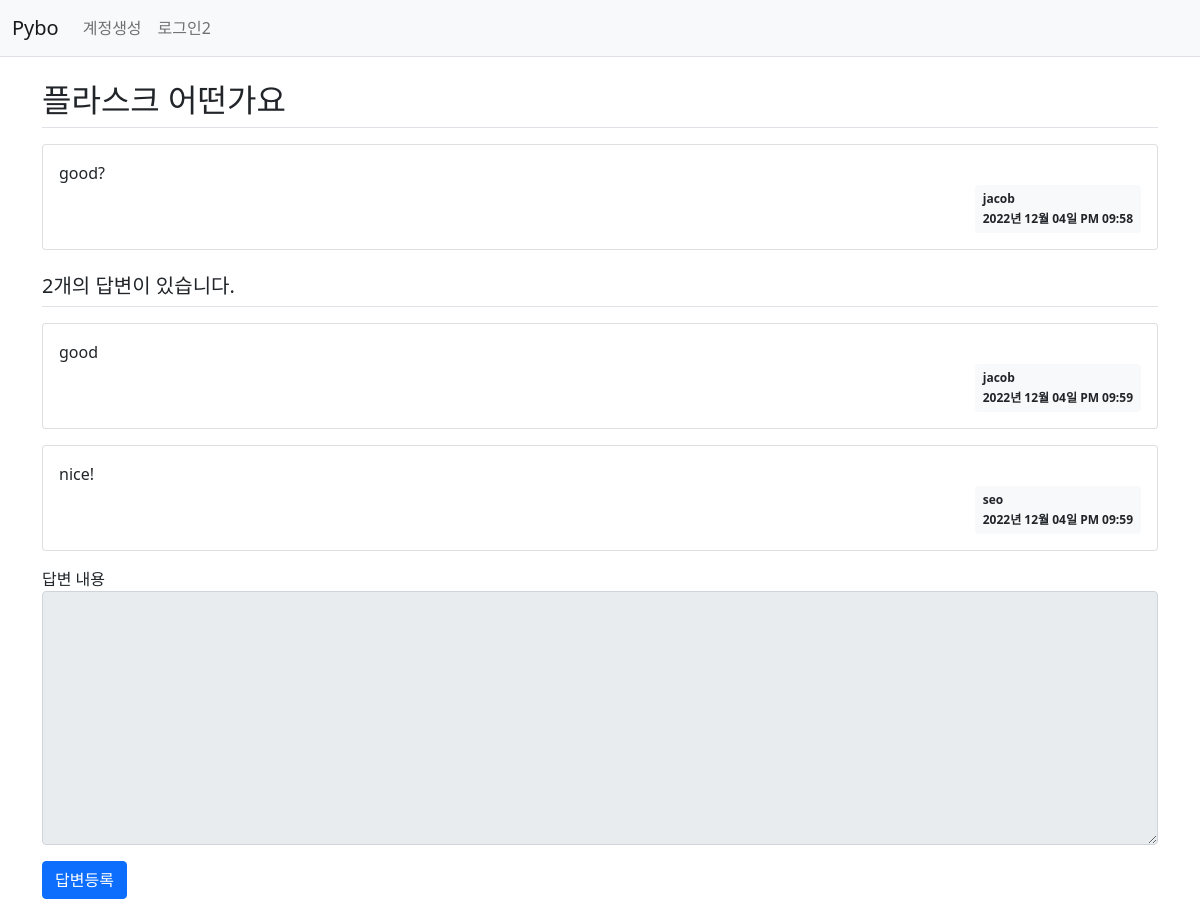
The app's page /question/detail/1/ with its own data.
### pybo/models.py (models this page shows)
class Question(db.Model):
    id = db.Column(db.Integer, primary_key=True)
    subject = db.Column(db.String(200), nullable=False)
    content = db.Column(db.Text(), nullable=False)
    create_date = db.Column(db.DateTime(), nullable=False)
    user_id = db.Column(db.Integer, db.ForeignKey('user.id', ondelete='CASCADE'), nullable=False)
    user = db.relationship('User', backref=db.backref('question_set'))
    modify_date = db.Column(db.DateTime(), nullable=True)

class User(db.Model):
    id = db.Column(db.Integer, primary_key=True)
    username = db.Column(db.String(150), unique=True, nullable=False)
    password = db.Column(db.String(200), nullable=False)
    email = db.Column(db.String(120), unique=True, nullable=False)

class Answer(db.Model):
    id = db.Column(db.Integer, primary_key=True)
    question_id = db.Column(db.Integer, db.ForeignKey('question.id', ondelete='CASCADE'))
    question = db.relationship('Question', backref=db.backref('answer_set'))
    content = db.Column(db.Text(), nullable=False)
    create_date = db.Column(db.DateTime(), nullable=False)
    user_id = db.Column(db.Integer, db.ForeignKey('user.id', ondelete='CASCADE'), nullable=False)
    user = db.relationship('User', backref=db.backref('answer_set'))
    modify_date = db.Column(db.DateTime(), nullable=True)

### pybo/views/question_views.py (the view)
@bp.route('/detail/<int:question_id>/')
def detail(question_id):
    form = AnswerForm()
    question = Question.query.get_or_404(question_id)
    return render_template('question/question_detail.html', question=question, form=form)

### pybo/forms.py
class AnswerForm(FlaskForm):
    content = TextAreaField('내용', validators=[DataRequired('내용은 필수입력 항목입니다.')])

### pybo/filter.py (called while the page is built)
def format_datetime(value, fmt='%Y년 %m월 %d일 %p %I:%M'):
    return value.strftime(fmt)

### pybo/views/auth_views.py (called while the page is built)
@bp.before_app_request
def load_logged_in_user():
    user_id = session.get('user_id')
    if user_id is None:
        g.user = None
    else:
        g.user = User.query.get(user_id)

### pybo/templates/question/question_detail.html (shortened to what this page needs)
{% extends 'base.html' %}
{% block content %}
<div class="container my-3">
    <h2 class="border-bottom py-2">{{ question.subject }}</h2>
    <div class="card my-3">
        <div class="card-body">
            <div class="card-text" style="white-space: pre-line;">{{ question.content }}</div>
            <div class="d-flex justify-content-end">
                <div class="badge bg-light text-dark p-2 text-start">
                    <div class="mb-2">{{ question.user.username }}</div>
                    <div>{{ question.create_date|datetime }}</div>
                </div>
            </div>
        </div>
    </div>
    <h5 class="border-bottom my-3 py-2">{{ question.answer_set|length }}개의 답변이 있습니다.</h5>
    {% for answer in question.answer_set %}
    <div class="card my-3">
        <div class="card-body">
            <div class="card-text" style="white-space: pre-line;">{{ answer.content }}</div>
            <div class="d-flex justify-content-end">
                <div class="badge bg-light text-dark p-2 text-start">
                    <div class="mb-2">{{ answer.user.username }}</div>
                    <div>{{ answer.create_date|datetime }}</div>
                </div>
            </div>
        </div>
    </div>
    {% endfor %}
    <form action="{{ url_for('answer.create', question_id=question.id) }}" method="post" class="my-3">
        <div class="mb-3">
            <label for="content">답변 내용</label>
            <textarea {% if not g.user %}disabled{% endif %} name="content" id="content" class="form-control" rows="10"></textarea>
        </div>
        <input type="submit" value="답변등록" class="btn btn-primary">
    </form>
</div>
{% endblock %}

### pybo/templates/base.html (shortened to what this page needs)
<!doctype html>
<html lang="ko">
<head>
    <link rel="stylesheet" href="{{ url_for('static', filename='bootstrap.min.css') }}">
    <link rel="stylesheet" href="{{ url_for('static', filename='style.css') }}">
</head>
<body>
{% include "navbar.html" %}
{% block content %}
{% endblock %}
</body>
</html>

### pybo/templates/navbar.html (shortened to what this page needs)
<nav class="navbar navbar-expand-lg navbar-light bg-light border-bottom">
    <div class="container-fluid">
        <a class="navbar-brand" href="{{ url_for('main.index') }}">Pybo</a>
        <div class="collapse navbar-collapse" id="navbarSupportedContent">
            {% if g.user %}
            <ul class="navbar-nav">
                <li class="nav-item ">
                    <a class="nav-link" href="{{ url_for('auth.logout') }}">{{ g.user.username }} (로그아웃)</a>
                </li>
            </ul>
            {% else %}
            <ul class="navbar-nav me-auto mb-2 mb-lg-0">
                <li class="nav-item">
                    <a class="nav-link" href="{{ url_for('auth.signup') }}">계정생성</a>
                </li>
                <li class="nav-item">
                    <a class="nav-link" href="{{ url_for('auth.login') }}">로그인2</a>
                </li>
            </ul>
            {% endif %}
        </div>
    </div>
</nav>

### records on screen
Question: subject "플라스크 어떤가요", content "good?", create_date "2022년 12월 04일 PM 09:58"
User: user.username "jacob"
Answer: content "good", user.username "jacob", create_date "2022년 12월 04일 PM 09:59"
Answer: content "nice!", user.username "seo", create_date "2022년 12월 04일 PM 09:59"

### other values on screen
{{ question.answer_set|length }} "2"
